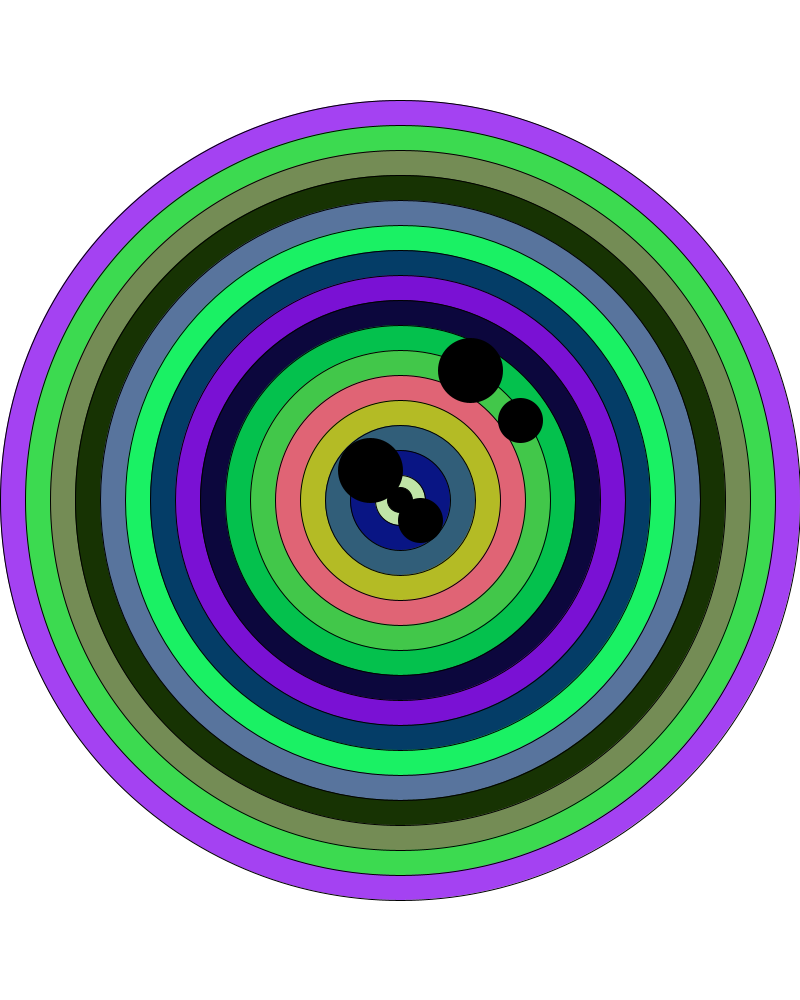
Frame 1 (no input)
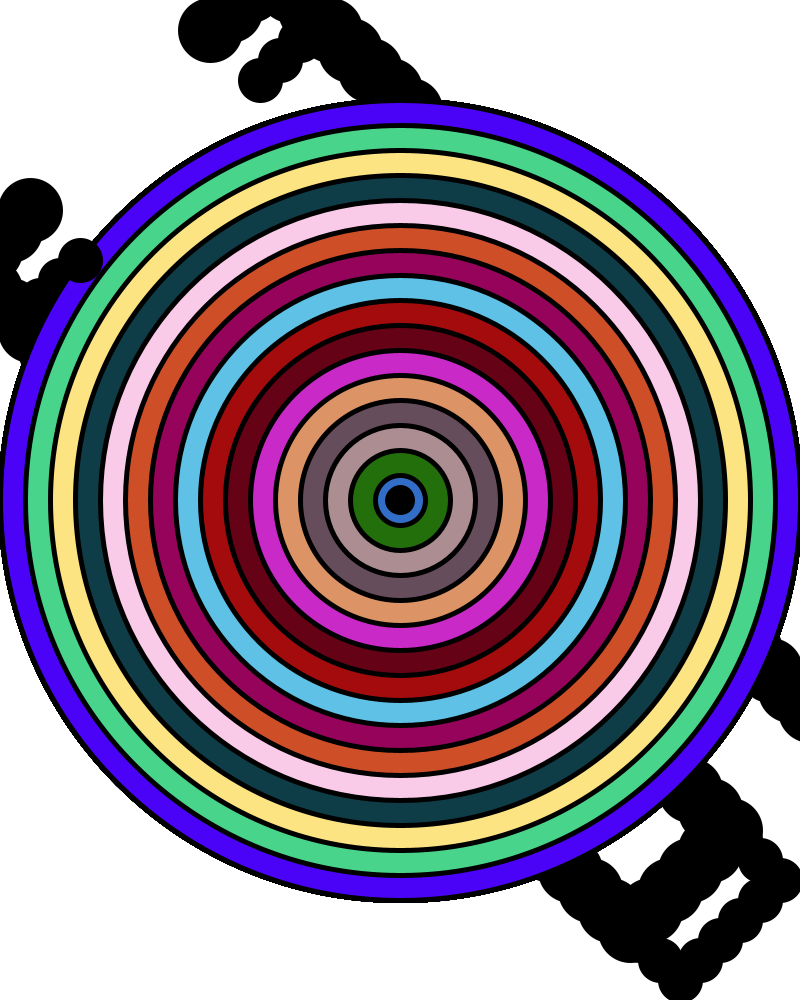
Frame 60 (the mouse pressed at the canvas centre just before this capture)
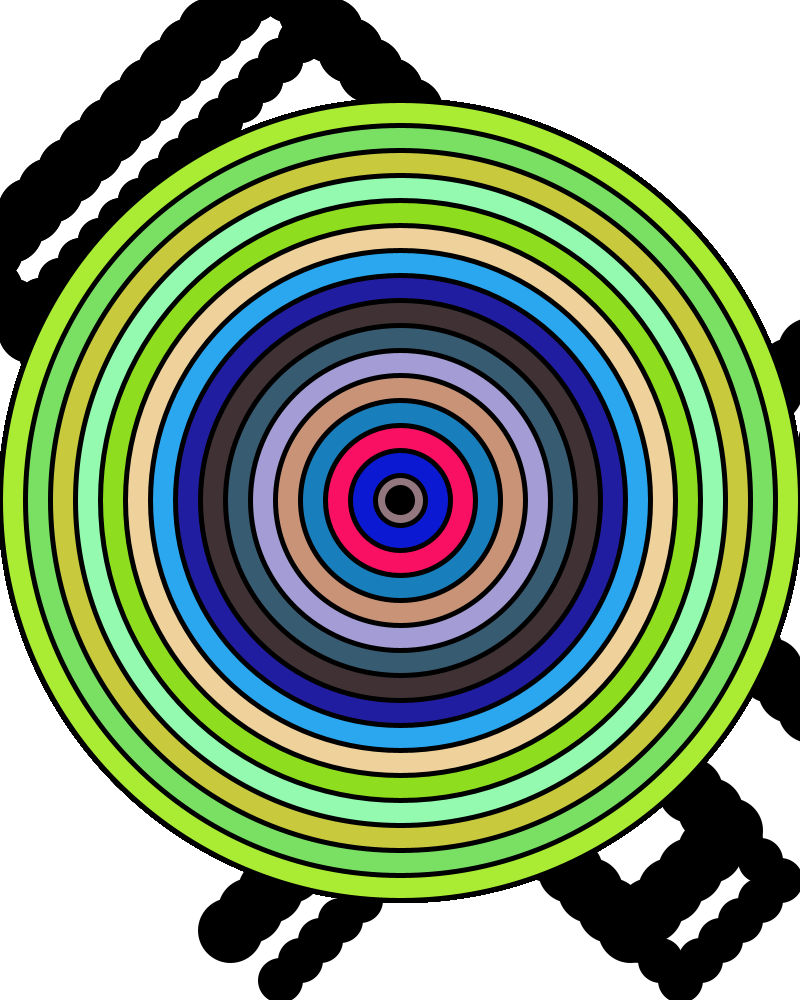
Frame 120 (the mouse held since frame 60 and released just before this capture)

The Processing sketch that drew these frames (run headless with seeded random() and noise(); from frame 60 on, the mouse is pressed at the canvas centre):

// Processing sketch: processing_62362
// ── processing_62362.pde

float ballY;
float ballX;
float ySpeed;
float xSpeed;
float radius;
void setup()
{
  size(800, 1000);
  background(255, 255, 255);
  smooth();
  radius=20;
  ballY=height/2;
  ballX=width/2;
  ySpeed=20;
  xSpeed=20;
}
void draw()
{
  fill(random(255), random(255), random(255));
  ellipse(width/2, height/2, 800, 800);
  fill(random(255), random(255), random(255));
  ellipse(width/2, height/2, 750, 750);
  fill(random(255), random(255), random(255));
  ellipse(width/2, height/2, 700, 700);
  fill(random(255), random(255), random(255));
  ellipse(width/2, height/2, 650, 650);
  fill(random(255), random(255), random(255));
  ellipse(width/2, height/2, 600, 600);
  fill(random(255), random(255), random(255));
  ellipse(width/2, height/2, 550, 550);
  fill(random(255), random(255), random(255));
  ellipse(width/2, height/2, 500, 500);
  fill(random(255), random(255), random(255));
  ellipse(width/2, height/2, 450, 450);
  fill(random(255), random(255), random(255));
  ellipse(width/2, height/2, 400, 400);
  fill(random(255), random(255), random(255));
  ellipse(width/2, height/2, 350, 350);
  fill(random(255), random(255), random(255));
  ellipse(width/2, height/2, 300, 300);
  fill(random(255), random(255), random(255));
  ellipse(width/2, height/2, 250, 250);
  fill(random(255), random(255), random(255));
  ellipse(width/2, height/2, 200, 200);
  fill(random(255), random(255), random(255));
  ellipse(width/2, height/2, 150, 150);
  fill(random(255), random(255), random(255));
  ellipse(width/2, height/2, 100, 100);
  fill(random(255), random(255), random(255));
  ellipse(width/2, height/2, 50, 50);
  fill(0, 0, 0);
  ellipse(width/2, height/2, 25, 25);
  //fill(random(255), random(255), random(255));
  // triangle(width/2, height/2, frameCount, frameCount, 800, 800);
  // fill(random(255), random(255), random(255));
  // triangle(width/2, height/2, frameCount, frameCount, 750, 750);
  // fill(random(255), random(255), random(255));
  // triangle(width/2, height/2, frameCount, frameCount, 700, 700);
  // fill(random(255), random(255), random(255));
  // triangle(width/2, height/2, frameCount, frameCount, 650, 650);
  // triangle(width/2, height/2, frameCount, frameCount, 600, 600);
  // fill(random(255), random(255), random(255));
  // triangle(width/2, height/2, frameCount, frameCount, 550, 550);
  // fill(random(255), random(255), random(255));
  // triangle(width/2, height/2, frameCount, frameCount, 500, 500);
  // fill(random(255), random(255), random(255));
  // triangle(width/2, height/2, frameCount, frameCount, 450, 450);
  // fill(random(255), random(255), random(255));
  // triangle(width/2, height/2, frameCount, frameCount, 400, 400);
  // fill(random(255), random(255), random(255));
  // triangle(width/2, height/2, frameCount, frameCount, 350, 350);
  // fill(random(255), random(255), random(255));
  // triangle(width/2, height/2, frameCount, frameCount, 300, 300);
  //  fill(random(255), random(255), random(255));
  // triangle(width/2, height/2, frameCount, frameCount, 250, 250);
  // fill(random(255), random(255), random(255));
  // triangle(width/2, height/2, frameCount, frameCount, 200, 200);
  // fill(random(255), random(255), random(255));
  //triangle(width/2, height/2, frameCount, frameCount, 150, 150);
  //fill(random(255), random(255), random(255));
  // triangle(width/2, height/2, frameCount, frameCount, 100, 100);
  // fill(random(255), random(255), random(255));
  // triangle(width/2, height/2, frameCount, frameCount, 50, 50);
  // fill(random(255), random(255), random(255));
  // rect(width/2, height/2, 800, 800);
  // fill(random(255), random(255), random(255));
  // rect(width/2, height/2, 750, 750);
  // fill(random(255), random(255), random(255));
  // rect(width/2, height/2, 700, 700);
  //  fill(random(255), random(255), random(255));
  // rect(width/2, height/2, 650, 650);
  // fill(random(255), random(255), random(255));
  // rect(width/2, height/2, 600, 600);
  // fill(random(255), random(255), random(255));
  // rect(width/2, height/2, 550, 550);
  // fill(random(255), random(255), random(255));
  // rect(width/2, height/2, 500, 500);
  // fill(random(255), random(255), random(255));
  // rect(width/2, height/2, 450, 450);
  // fill(random(255), random(255), random(255));
  // rect(width/2, height/2, 400, 400);
  // fill(random(255), random(255), random(255));
  // rect(width/2, height/2, 350, 350);
  // fill(random(255), random(255), random(255));
  // rect(width/2, height/2, 300, 300);
  // fill(random(255), random(255), random(255));
  // rect(width/2, height/2, 250, 250);
  // fill(random(255), random(255), random(255));
  // rect(width/2, height/2, 200, 200);
  // fill(random(255), random(255), random(255));
  // rect(width/2, height/2, 150, 150);
  // fill(random(255), random(255), random(255));
  // rect(width/2, height/2, 100, 100);
  //fill(random(255), random(255), random(255));
  //rect(width/2, height/2, 50, 50);
   // Is ball at the bottom? 
  if (ballY >= height-radius ) 
  { 
   ballY = height-radius; 
   ySpeed = ySpeed * (-1) ;
   } 

  // Is ball at the top? 
  if (ballY <= radius ) 
  { 
   ballY = radius; 
   ySpeed = ySpeed * (-1) ;
   } 

  // Is ball at the right edge? 
  if (ballX >= width-radius ) 
  { 
   ballX = width-radius; 
   xSpeed = xSpeed * (-1) ;
   } 

  // Is ball at the left edge? 
  if (ballX <= radius ) 
  { 
   ballX = radius; 
   xSpeed = xSpeed * (-1) ;
   } 

  ballX = ballX + xSpeed; 
  ballY = ballY + ySpeed;
  strokeWeight(5);
  fill(0,0,0);
  ellipse(ballX,ballY,radius*2,radius*2);
  ellipse(ballX-50,ballY-50,radius*3,radius*3);
  fill(0,0,0);
  ellipse(ballY,ballX,radius*2,radius*2);
  fill(0,0,0);
  ellipse(ballY-50,ballX-50,radius*3,radius*3);
  //ellipse(frameCount,frameCount,radius*3,radius*3);
}
